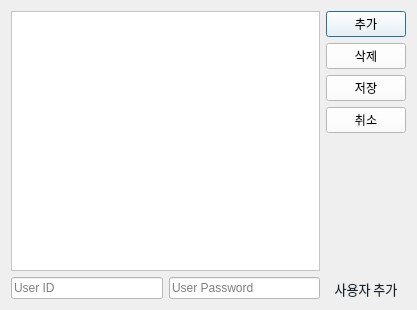
<?xml version="1.0" encoding="UTF-8"?>
<ui version="4.0">
 <class>Dialog</class>
 <widget class="QDialog" name="Dialog">
  <property name="geometry">
   <rect>
    <x>0</x>
    <y>0</y>
    <width>417</width>
    <height>310</height>
   </rect>
  </property>
  <property name="windowTitle">
   <string>User List</string>
  </property>
  <property name="styleSheet">
   <string notr="true"/>
  </property>
  <layout class="QGridLayout" name="gridLayout">
   <item row="0" column="0">
    <layout class="QHBoxLayout" name="horizontalLayout">
     <item>
      <layout class="QVBoxLayout" name="verticalLayout_3">
       <item>
        <widget class="QListWidget" name="listWidget">
         <property name="font">
          <font>
           <family>Noto Sans KR Medium</family>
           <pointsize>14</pointsize>
          </font>
         </property>
         <property name="styleSheet">
          <string notr="true">background-color:rgb(255, 255, 255);</string>
         </property>
        </widget>
       </item>
       <item>
        <layout class="QGridLayout" name="gridLayout_2">
         <item row="0" column="0">
          <widget class="QLineEdit" name="user_id">
           <property name="styleSheet">
            <string notr="true">background-color:rgb(255, 255, 255);</string>
           </property>
           <property name="placeholderText">
            <string>User ID</string>
           </property>
          </widget>
         </item>
         <item row="0" column="1">
          <widget class="QLineEdit" name="user_pw">
           <property name="styleSheet">
            <string notr="true">background-color:rgb(255, 255, 255);</string>
           </property>
           <property name="placeholderText">
            <string>User Password</string>
           </property>
          </widget>
         </item>
        </layout>
       </item>
      </layout>
     </item>
     <item>
      <layout class="QVBoxLayout" name="verticalLayout_2">
       <property name="spacing">
        <number>6</number>
       </property>
       <property name="sizeConstraint">
        <enum>QLayout::SetDefaultConstraint</enum>
       </property>
       <item>
        <widget class="QPushButton" name="add_button">
         <property name="styleSheet">
          <string notr="true">background-color:rgb(255, 255, 255);</string>
         </property>
         <property name="text">
          <string>추가</string>
         </property>
        </widget>
       </item>
       <item>
        <widget class="QPushButton" name="delete_button">
         <property name="styleSheet">
          <string notr="true">background-color:rgb(255, 255, 255);</string>
         </property>
         <property name="text">
          <string>삭제</string>
         </property>
        </widget>
       </item>
       <item>
        <widget class="QPushButton" name="save_button">
         <property name="styleSheet">
          <string notr="true">background-color:rgb(255, 255, 255);</string>
         </property>
         <property name="text">
          <string>저장</string>
         </property>
        </widget>
       </item>
       <item>
        <widget class="QPushButton" name="cancel_button">
         <property name="styleSheet">
          <string notr="true">background-color:rgb(255, 255, 255);</string>
         </property>
         <property name="text">
          <string>취소</string>
         </property>
        </widget>
       </item>
       <item>
        <spacer name="verticalSpacer">
         <property name="orientation">
          <enum>Qt::Vertical</enum>
         </property>
         <property name="sizeType">
          <enum>QSizePolicy::Expanding</enum>
         </property>
         <property name="sizeHint" stdset="0">
          <size>
           <width>20</width>
           <height>40</height>
          </size>
         </property>
        </spacer>
       </item>
       <item>
        <widget class="QLabel" name="info">
         <property name="font">
          <font>
           <family>Noto Sans KR Medium</family>
           <pointsize>10</pointsize>
          </font>
         </property>
         <property name="styleSheet">
          <string notr="true">color:rgb(22,32,42);</string>
         </property>
         <property name="text">
          <string>사용자 추가</string>
         </property>
         <property name="alignment">
          <set>Qt::AlignCenter</set>
         </property>
        </widget>
       </item>
      </layout>
     </item>
    </layout>
   </item>
  </layout>
 </widget>
 <resources/>
 <connections/>
</ui>
